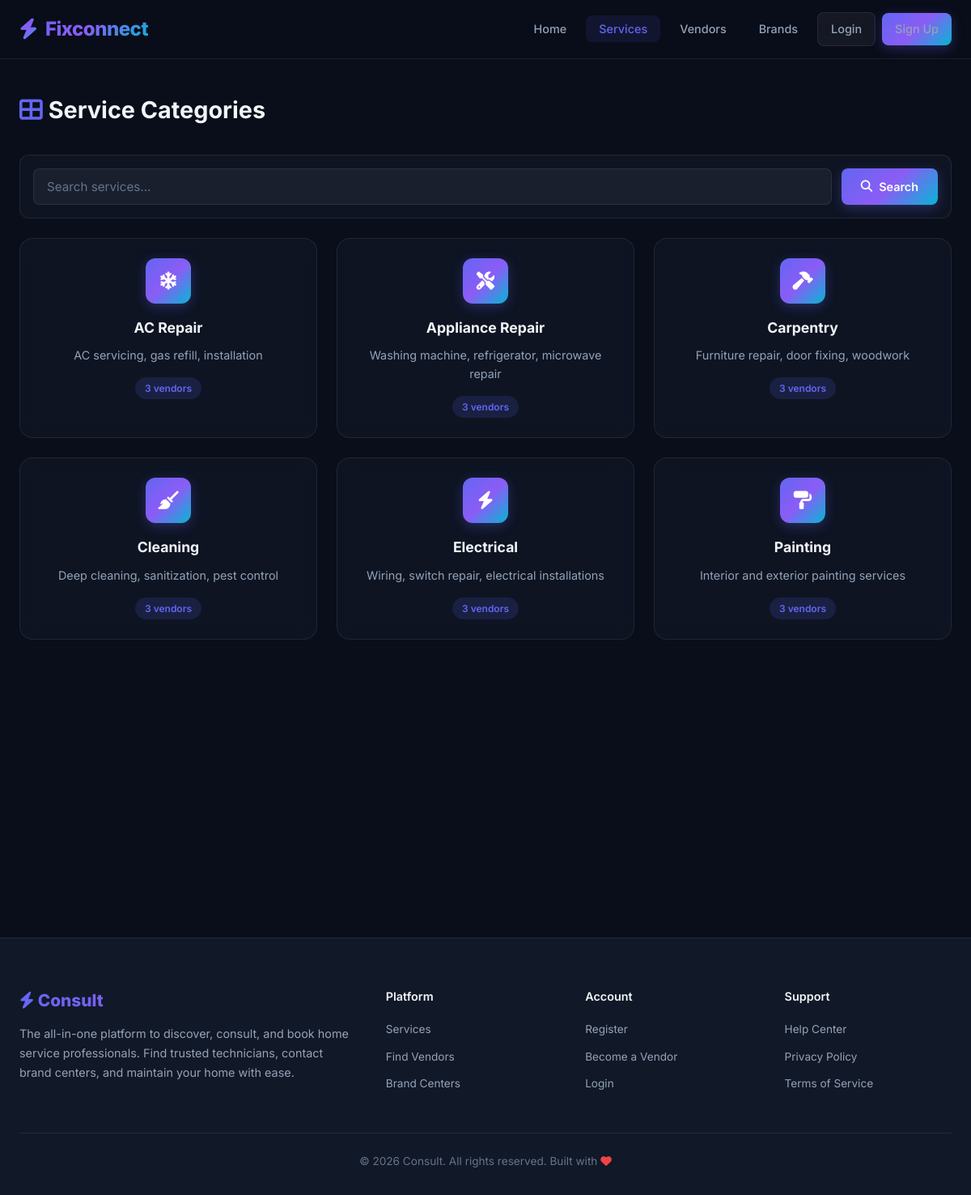
Page /services/ on the committed database.
### service/models.py (models this page shows, shortened)
class ServiceCategory(models.Model):
    name = models.CharField(max_length=100)
    slug = models.SlugField(unique=True)
    description = models.TextField(blank=True)
    icon = models.CharField(max_length=50, default='fas fa-tools')  # FontAwesome icon class
    class Meta:
        verbose_name_plural = "Service Categories"
        ordering = ['name']

### service/views.py (the view)
# urls.py: path('services/', views.service_list, name='service_list'),
def service_list(request):
    categories = ServiceCategory.objects.all()
    query = request.GET.get('q', '')
    if query:
        categories = categories.filter(
            Q(name__icontains=query) | Q(description__icontains=query)
        )
    return render(request, 'service_list.html', {'categories': categories, 'query': query})

### templates/service_list.html (shortened to what this page needs)
{% extends 'base.html' %}
{% block content %}
<div class="page-wrapper">
  <div class="container">
    <div class="page-header">
      <h1><i class="fas fa-th-large" style="color:var(--accent-primary);"></i> Service Categories</h1>
    </div>
    <form method="get" class="filter-bar">
      <input type="text" name="q" class="form-input" placeholder="Search services..." value="{{ query }}">
      <button type="submit" class="btn btn-primary"><i class="fas fa-search"></i> Search</button>
    </form>
    {% if categories %}
    <div class="grid grid-3">
      {% for category in categories %}
      <a href="{% url 'vendor_list' %}?category={{ category.slug }}" class="card" style="text-decoration:none;">
        <div class="card-body" style="text-align:center;">
          <div class="card-icon" style="margin:0 auto 16px;">
            <i class="{{ category.icon }}"></i>
          </div>
          <h3 class="card-title">{{ category.name }}</h3>
          <p class="card-text">{{ category.description }}</p>
          <div class="mt-2">
            <span class="badge badge-accepted">{{ category.vendors.count }} vendor{{ category.vendors.count|pluralize }}</span>
          </div>
        </div>
      </a>
      {% endfor %}
    </div>
    {% else %}
    <div class="empty-state">
      <i class="fas fa-search"></i>
      <h3>No services found</h3>
      <p>Try a different search term</p>
    </div>
    {% endif %}
  </div>
</div>
{% endblock %}

### static/css/style.css (style rules this page uses)
:root { --bg-primary: #0a0e1a; --bg-secondary: #111827; --bg-card: rgba(17, 24, 39, 0.7); --bg-glass: rgba(255, 255, 255, 0.05); --bg-glass-hover: rgba(255, 255, 255, 0.08); --text-primary: #f1f5f9; --text-secondary: #94a3b8; --text-muted: #64748b; --accent-primary: #6366f1; --accent-secondary: #8b5cf6; --accent-tertiary: #06b6d4; --accent-success: #10b981; --accent-warning: #f59e0b; --accent-danger: #ef4444; --gradient-primary: linear-gradient(135deg, #6366f1 0%, #8b5cf6 50%, #06b6d4 100%); --gradient-hero: linear-gradient(135deg, #0a0e1a 0%, #1e1b4b 40%, #0f172a 100%); --gradient-card: linear-gradient(135deg, rgba(99,102,241,0.1) 0%, rgba(139,92,246,0.05) 100%); --border-color: rgba(255, 255, 255, 0.08); --border-glow: rgba(99, 102, 241, 0.3); --shadow-sm: 0 2px 8px rgba(0,0,0,0.3); --shadow-md: 0 4px 20px rgba(0,0,0,0.4); --shadow-lg: 0 8px 40px rgba(0,0,0,0.5); --shadow-glow: 0 0 30px rgba(99,102,241,0.15); --radius-sm: 8px; --radius-md: 12px; --radius-lg: 16px; --radius-xl: 24px; --radius-full: 9999px; --transition: all 0.3s cubic-bezier(0.4, 0, 0.2, 1); }
*, *::before, *::after { margin: 0; padding: 0; box-sizing: border-box; }
html { scroll-behavior: smooth; }
body { font-family: 'Inter', -apple-system, BlinkMacSystemFont, sans-serif; background: var(--bg-primary); color: var(--text-primary); line-height: 1.6; min-height: 100vh; -webkit-font-smoothing: antialiased; }
a { color: var(--accent-primary); text-decoration: none; transition: var(--transition); }
.container { width: 100%; max-width: 1200px; margin: 0 auto; padding: 0 24px; }
.page-wrapper { min-height: calc(100vh - 80px); padding: 40px 0; }
.grid { display: grid; gap: 24px; }
.grid-3 { grid-template-columns: repeat(auto-fill, minmax(300px, 1fr)); }
.btn { display: inline-flex; align-items: center; justify-content: center; gap: 8px; padding: 10px 24px; border: none; border-radius: var(--radius-sm); font-family: 'Inter', sans-serif; font-size: 0.9rem; font-weight: 600; cursor: pointer; transition: var(--transition); text-decoration: none; white-space: nowrap; }
.btn-primary { background: var(--gradient-primary); color: white; box-shadow: 0 4px 15px rgba(99,102,241,0.3); }
.card { background: var(--bg-card); backdrop-filter: blur(10px); border: 1px solid var(--border-color); border-radius: var(--radius-lg); overflow: hidden; transition: var(--transition); }
.card-body { padding: 24px; }
.card-icon { width: 56px; height: 56px; border-radius: var(--radius-md); background: var(--gradient-primary); display: flex; align-items: center; justify-content: center; font-size: 1.4rem; color: white; margin-bottom: 16px; box-shadow: 0 4px 15px rgba(99,102,241,0.3); }
.card-title { font-size: 1.1rem; font-weight: 700; margin-bottom: 8px; color: var(--text-primary); }
.card-text { color: var(--text-secondary); font-size: 0.9rem; line-height: 1.6; }
.form-input { width: 100%; padding: 12px 16px; background: var(--bg-glass); border: 1px solid var(--border-color); border-radius: var(--radius-sm); color: var(--text-primary); font-family: 'Inter', sans-serif; font-size: 0.95rem; transition: var(--transition); outline: none; }
.form-input::placeholder { color: var(--text-muted); }
.badge { display: inline-flex; align-items: center; gap: 4px; padding: 4px 12px; border-radius: var(--radius-full); font-size: 0.75rem; font-weight: 600; }
.badge-accepted { background: rgba(99,102,241,0.15); color: var(--accent-primary); }
.page-header { margin-bottom: 32px; display: flex; align-items: center; justify-content: space-between; flex-wrap: wrap; gap: 16px; }
.page-header h1 { font-size: 1.8rem; font-weight: 700; }
.filter-bar { display: flex; gap: 12px; flex-wrap: wrap; margin-bottom: 24px; padding: 16px; background: var(--bg-card); border: 1px solid var(--border-color); border-radius: var(--radius-md); }
.filter-bar .form-input { flex: 1; min-width: 200px; }
.animate-in { animation: fadeInUp 0.5s ease-out forwards; }
.mt-2 { margin-top: 16px; }

### rows in the picture
ServiceCategory: name "AC Repair", description "AC servicing, gas refill, installation", vendors.count "3"
ServiceCategory: name "Appliance Repair", description "Washing machine, refrigerator, microwave repair", vendors.count "3"
ServiceCategory: name "Carpentry", description "Furniture repair, door fixing, woodwork", vendors.count "3"
ServiceCategory: name "Cleaning", description "Deep cleaning, sanitization, pest control", vendors.count "3"
ServiceCategory: name "Electrical", description "Wiring, switch repair, electrical installations", vendors.count "3"
ServiceCategory: name "Painting", description "Interior and exterior painting services", vendors.count "3"
